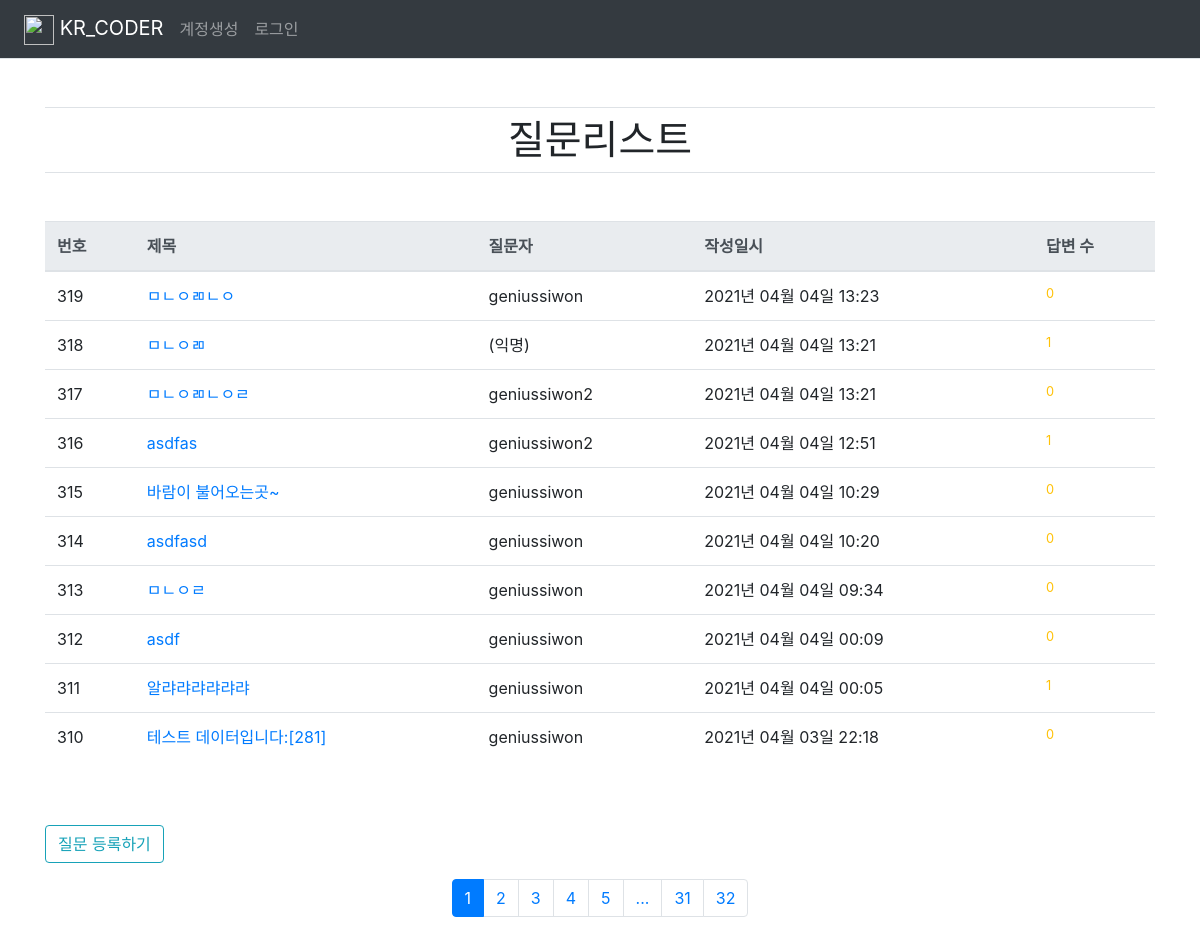
Page /question/list/ on the committed database.
### pybo/models.py (models this page shows)
class Question(db.Model):
    id = db.Column(db.Integer, primary_key=True)
    subject = db.Column(db.String(200), nullable=False)
    content = db.Column(db.Text(), nullable=False)
    create_date = db.Column(db.DateTime(), nullable=False)
    user_id = db.Column(db.Integer, db.ForeignKey('user.id', ondelete='CASCADE'), nullable=False)
    user = db.relationship('User', backref=db.backref('question_set'))

class User(db.Model):
    id = db.Column(db.Integer, primary_key=True)
    username = db.Column(db.String(150), unique=True, nullable=False)
    password = db.Column(db.String(200), nullable=False)
    email = db.Column(db.String(120), unique=True, nullable=False)

### pybo/views/question_views.py (the view)
@bp.route('/list/')
def _list():
    page = request.args.get('page', type=int, default=1)  # 페이지
    question_list = Question.query.order_by(Question.create_date.desc())
    question_list = question_list.paginate(page, per_page=10)
    return render_template('question/question_list.html', question_list=question_list)

### pybo/filter.py (called while the page is built)
def format_datetime(value, fmt='%Y년 %m월 %d일 %H:%M'):
    return value.strftime(fmt)

### pybo/views/auth_views.py (called while the page is built)
@bp.before_app_request
def load_logged_in_user():
    user_id = session.get('user_id')
    if user_id is None:
        g.user = None
    else:
        g.user = User.query.get(user_id)

### pybo/templates/question/question_list.html (shortened to what this page needs)
{% extends 'base.html' %}
{% block content %}
<div class="container my-5">
    <h1 class="border-bottom text-center border-top py-2">질문리스트</h1>
    <table class="table my-5">
        <thead>
        <tr class="thead-light">
            <th>번호</th>
            <th>제목</th>
            <th>질문자</th>
            <th>작성일시</th>
            <th>답변 수</th>
        </tr>
        </thead>
        <tbody>
        {% if question_list.items %}
        {% for question in question_list.items %}
        <tr>
            <td>{{ question_list.total - ((question_list.page-1) * question_list.per_page) - loop.index0 }}</td>
            <td><a href="{{ url_for('question.detail', question_id=question.id) }}">{{ question.subject }}</a></td>
            <td>{{ question.user.username }}</td>
            <td>{{ question.create_date|datetime }}</td>
            <td class="text-warning small ml-2">{{ question.answer_set|length }}</td>
        </tr>
        {% endfor %}
        {% else %}
        <tr>
            <td colspan="3">질문이 없습니다.</td>
        </tr>
        {% endif %}
        </tbody>
    </table>
    <a href="{{ url_for('question.create') }}" class="btn btn-outline-info my-3 btn-lr">질문 등록하기</a>
    <ul class="pagination justify-content-center">
        {% for page_num in question_list.iter_pages() %}
            {% if page_num %}
                {% if page_num != question_list.page %}
                <li class="page-item">
                    <a class="page-link" href="?page={{ page_num }}">{{ page_num }}</a>
                </li>
                {% else %}
                <li class="page-item active" aria-current="page">
                    <a class="page-link" href="#">{{ page_num }}</a>
                </li>
                {% endif %}
            {% else %}
                <li class="disabled">
                    <a class="page-link" href="#">...</a>
                </li>
            {% endif %}
        {% endfor %}
</div>
{% endblock %}

### rows in the picture
Question: total "319", subject "ㅁㄴㅇㄻㄴㅇ", user.username "geniussiwon", create_date "2021년 04월 04일 13:23", answer_set|length "0"
Question: total "318", subject "ㅁㄴㅇㄻ", user.username "(익명)", create_date "2021년 04월 04일 13:21", answer_set|length "1"
Question: total "317", subject "ㅁㄴㅇㄻㄴㅇㄹ", user.username "geniussiwon2", create_date "2021년 04월 04일 13:21", answer_set|length "0"
Question: total "316", subject "asdfas", user.username "geniussiwon2", create_date "2021년 04월 04일 12:51", answer_set|length "1"
Question: total "315", subject "바람이 불어오는곳~", user.username "geniussiwon", create_date "2021년 04월 04일 10:29", answer_set|length "0"
Question: total "314", subject "asdfasd", user.username "geniussiwon", create_date "2021년 04월 04일 10:20", answer_set|length "0"
Question: total "313", subject "ㅁㄴㅇㄹ", user.username "geniussiwon", create_date "2021년 04월 04일 09:34", answer_set|length "0"
Question: total "312", subject "asdf", user.username "geniussiwon", create_date "2021년 04월 04일 00:09", answer_set|length "0"
Question: total "311", subject "알랴랴랴랴랴랴", user.username "geniussiwon", create_date "2021년 04월 04일 00:05", answer_set|length "1"
Question: total "310", subject "테스트 데이터입니다:[281]", user.username "geniussiwon", create_date "2021년 04월 03일 22:18", answer_set|length "0"

### other values in the picture
{{ page_num }} "1"
{{ page_num }} "2" "3" "4" "5" "31" "32"
